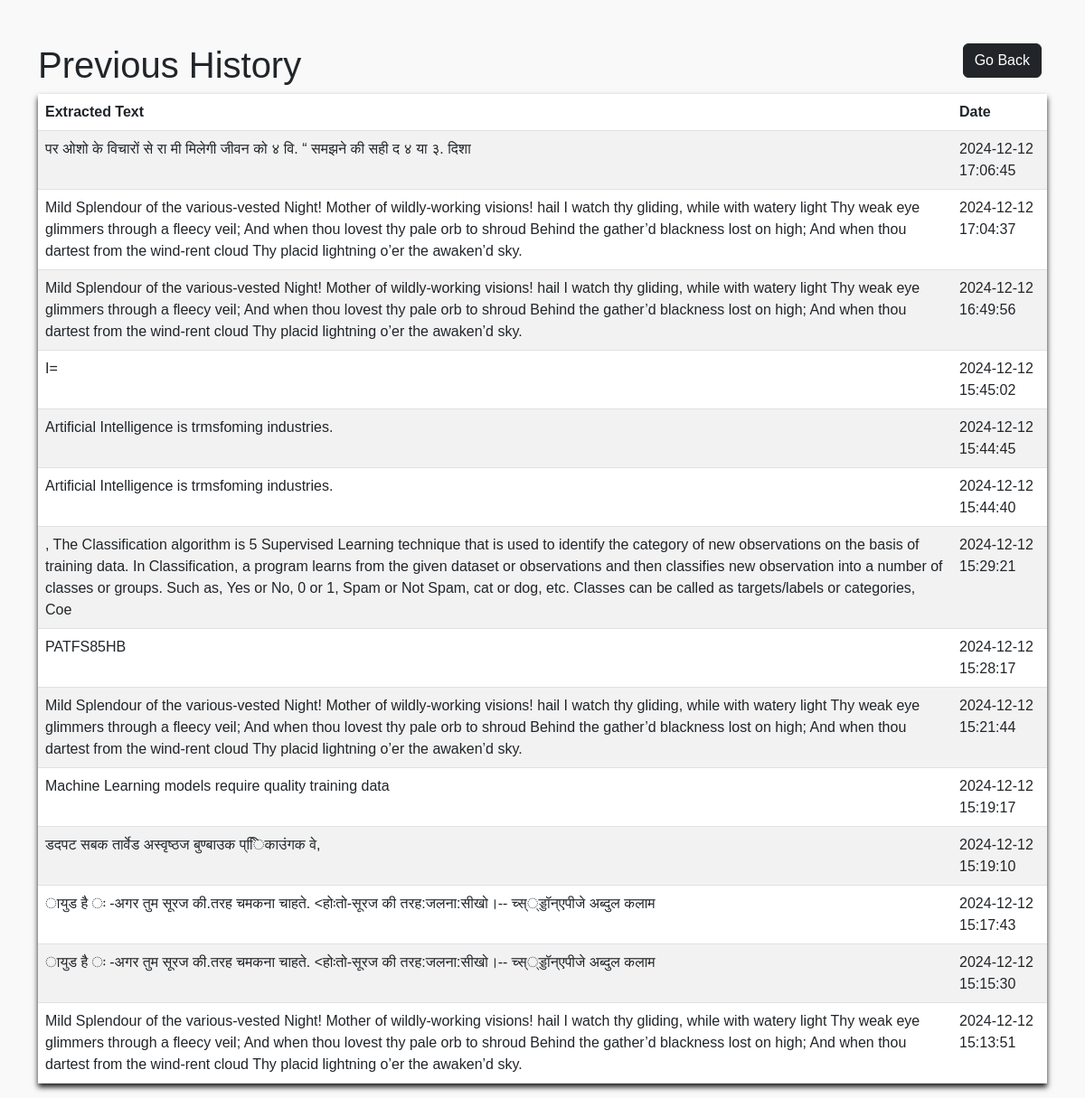
The page /history (signed in) on the database its author committed.
### app.py (models this page shows)
class ExtractedText(db.Model):
    id = db.Column(db.Integer, primary_key=True)
    user_id = db.Column(db.Integer, db.ForeignKey('user.id'), nullable=False)
    text = db.Column(db.Text, nullable=False)
    created_at = db.Column(db.DateTime, default=db.func.now())

### app.py (the view)
@app.route('/history')
def user_history():
    if 'user_id' not in session:
        return redirect(url_for('login'))  # Redirect to login if user is not authenticated
    user_id = session['user_id']
    history = ExtractedText.query.filter_by(user_id=user_id).order_by(ExtractedText.created_at.desc()).all()
    return render_template('history.html', history=history)

### templates/history.html (shortened to what this page needs)
<!DOCTYPE html>
<html lang="en">
<head>
    <link href="https://cdn.jsdelivr.net/npm/bootstrap@5.3.0-alpha1/dist/css/bootstrap.min.css" rel="stylesheet">
</head>
<body>
    <div class="container mt-5">
        <h2 class="fs-1">Previous History</h2>
        <a href="/" class="btn btn-dark mt-5 position-absolute top-0 end-0 m-5">Go Back</a>
        <table class="table table-striped">
            <thead>
                <tr>
                    <th>Extracted Text</th>
                    <th>Date</th>
                </tr>
            </thead>
            <tbody>
                {% for item in history %}
                <tr>
                    <td>{{ item.text }}</td>
                    <td>{{ item.created_at }}</td>
                </tr>
                {% endfor %}
            </tbody>
        </table>
    </div>
</body>
</html>

### templates/history.html (style rules this page uses)
body { font-family: 'Arial', sans-serif; background-color: #f9f9f9; margin: 0; padding: 0; }
.table { box-shadow: 0 4px 6px rgba(0, 0, 0, 0.886); }

### rows shown on the page
ExtractedText: text "पर ओशो के विचारों से रा मी मिलेगी जीवन को ४ वि. “ समझने की सही द ४ या ३. दिशा", created_at "2024-12-12 17:06:45"
ExtractedText: text "Mild Splendour of the various-vested Night! Mother of wildly-working visions! hail I watch thy gliding, while with watery light Thy weak eye glimmers through a fleecy veil; And when thou lovest thy pale orb to shroud Behind the gather’d blackness lost on high; And when thou dartest from the wind-rent cloud Thy placid lightning o’er the awaken’d sky.", created_at "2024-12-12 17:04:37"
ExtractedText: text "Mild Splendour of the various-vested Night! Mother of wildly-working visions! hail I watch thy gliding, while with watery light Thy weak eye glimmers through a fleecy veil; And when thou lovest thy pale orb to shroud Behind the gather’d blackness lost on high; And when thou dartest from the wind-rent cloud Thy placid lightning o’er the awaken’d sky.", created_at "2024-12-12 16:49:56"
ExtractedText: text "I=", created_at "2024-12-12 15:45:02"
ExtractedText: text "Artificial Intelligence is trmsfoming industries.", created_at "2024-12-12 15:44:45"
ExtractedText: text "Artificial Intelligence is trmsfoming industries.", created_at "2024-12-12 15:44:40"
ExtractedText: text ", The Classification algorithm is 5 Supervised Learning technique that is used to identify the category of new observations on the basis of training data. In Classification, a program learns from the given dataset or observations and then classifies new observation into a number of classes or groups. Such as, Yes or No, 0 or 1, Spam or Not Spam, cat or dog, etc. Classes can be called as targets/labels or categories, Coe", created_at "2024-12-12 15:29:21"
ExtractedText: text "PATFS85HB", created_at "2024-12-12 15:28:17"
ExtractedText: text "Mild Splendour of the various-vested Night! Mother of wildly-working visions! hail I watch thy gliding, while with watery light Thy weak eye glimmers through a fleecy veil; And when thou lovest thy pale orb to shroud Behind the gather’d blackness lost on high; And when thou dartest from the wind-rent cloud Thy placid lightning o’er the awaken’d sky.", created_at "2024-12-12 15:21:44"
ExtractedText: text "Machine Learning models require quality training data", created_at "2024-12-12 15:19:17"
ExtractedText: text "डदपट सबक तार्वेड अस्वृष्ठज बुण्बाउक प्ििकाउंगक वे,", created_at "2024-12-12 15:19:10"
ExtractedText: text "ायुड है ः -अगर तुम सूरज की.तरह चमकना चाहते. <होःतो-सूरज की तरह:जलना:सीखो।-- च्स््ड्डॉन्एपीजे अब्दुल कलाम", created_at "2024-12-12 15:17:43"
ExtractedText: text "ायुड है ः -अगर तुम सूरज की.तरह चमकना चाहते. <होःतो-सूरज की तरह:जलना:सीखो।-- च्स््ड्डॉन्एपीजे अब्दुल कलाम", created_at "2024-12-12 15:15:30"
ExtractedText: text "Mild Splendour of the various-vested Night! Mother of wildly-working visions! hail I watch thy gliding, while with watery light Thy weak eye glimmers through a fleecy veil; And when thou lovest thy pale orb to shroud Behind the gather’d blackness lost on high; And when thou dartest from the wind-rent cloud Thy placid lightning o’er the awaken’d sky.", created_at "2024-12-12 15:13:51"
